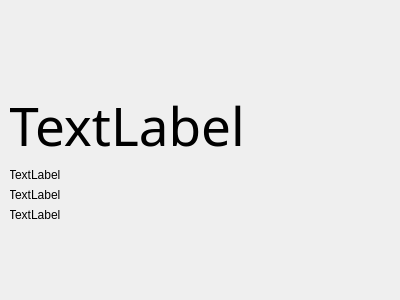
<?xml version="1.0" encoding="UTF-8"?>
<ui version="4.0">
 <class>Form</class>
 <widget class="QWidget" name="Form">
  <property name="geometry">
   <rect>
    <x>0</x>
    <y>0</y>
    <width>400</width>
    <height>300</height>
   </rect>
  </property>
  <property name="windowTitle">
   <string>Form</string>
  </property>
  <widget class="QWidget" name="widget" native="true">
   <property name="geometry">
    <rect>
     <x>10</x>
     <y>90</y>
     <width>381</width>
     <height>191</height>
    </rect>
   </property>
   <widget class="QWidget" name="gridLayoutWidget">
    <property name="geometry">
     <rect>
      <x>-1</x>
      <y>-1</y>
      <width>381</width>
      <height>191</height>
     </rect>
    </property>
    <layout class="QGridLayout" name="gridLayout">
     <property name="sizeConstraint">
      <enum>QLayout::SetFixedSize</enum>
     </property>
     <item row="2" column="0">
      <widget class="QLabel" name="label_3">
       <property name="text">
        <string>TextLabel</string>
       </property>
      </widget>
     </item>
     <item row="1" column="0">
      <widget class="QLabel" name="label_2">
       <property name="text">
        <string>TextLabel</string>
       </property>
      </widget>
     </item>
     <item row="3" column="0">
      <widget class="QLabel" name="label">
       <property name="text">
        <string>TextLabel</string>
       </property>
      </widget>
     </item>
     <item row="0" column="0">
      <widget class="QLabel" name="label_4">
       <property name="font">
        <font>
         <family>Arial Black</family>
         <pointsize>40</pointsize>
         <weight>10</weight>
         <italic>false</italic>
         <bold>false</bold>
        </font>
       </property>
       <property name="styleSheet">
        <string notr="true">font: 87 40pt &quot;Arial Black&quot;;</string>
       </property>
       <property name="text">
        <string>TextLabel</string>
       </property>
       <property name="alignment">
        <set>Qt::AlignCenter</set>
       </property>
      </widget>
     </item>
    </layout>
   </widget>
  </widget>
 </widget>
 <resources/>
 <connections/>
</ui>
